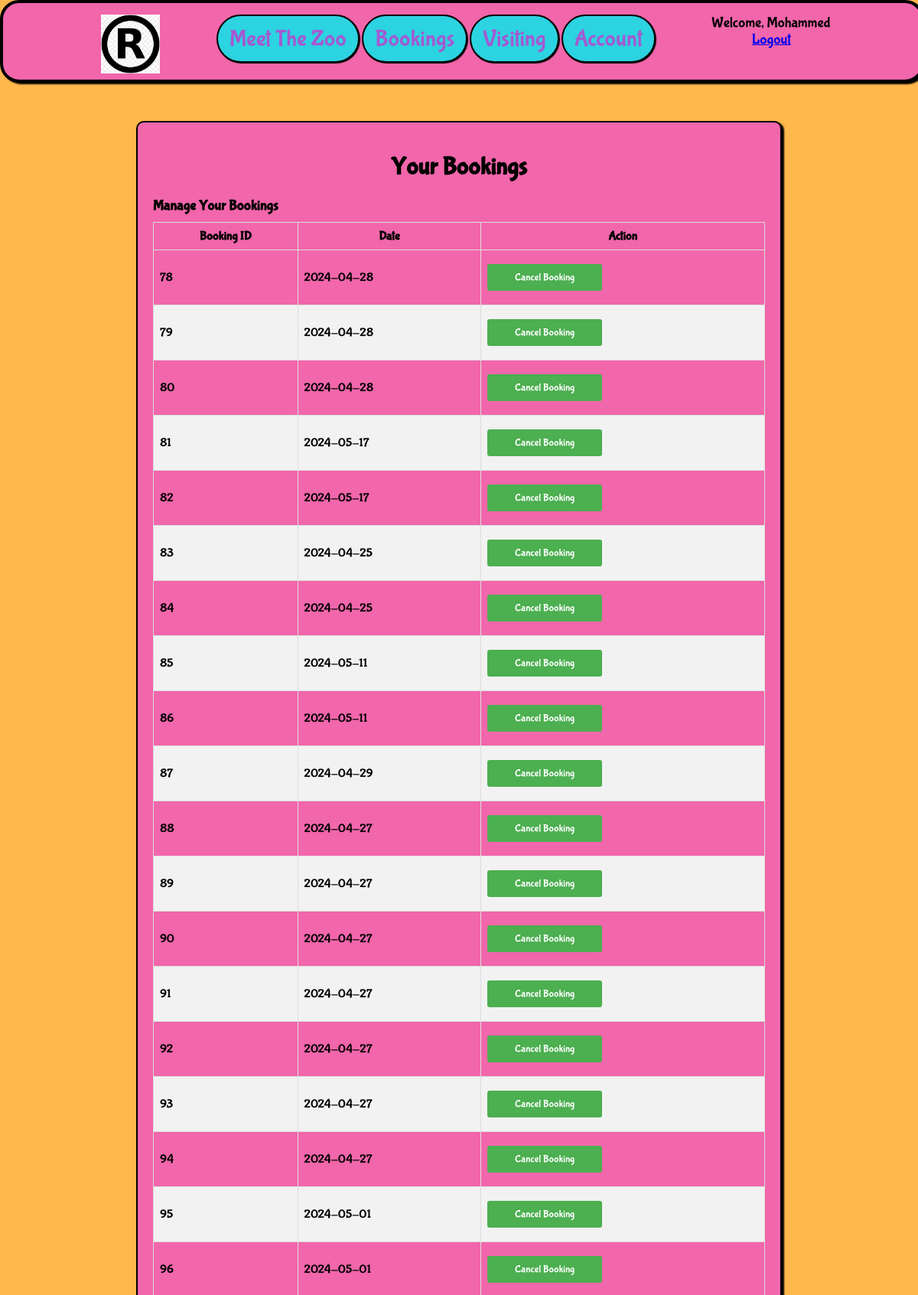
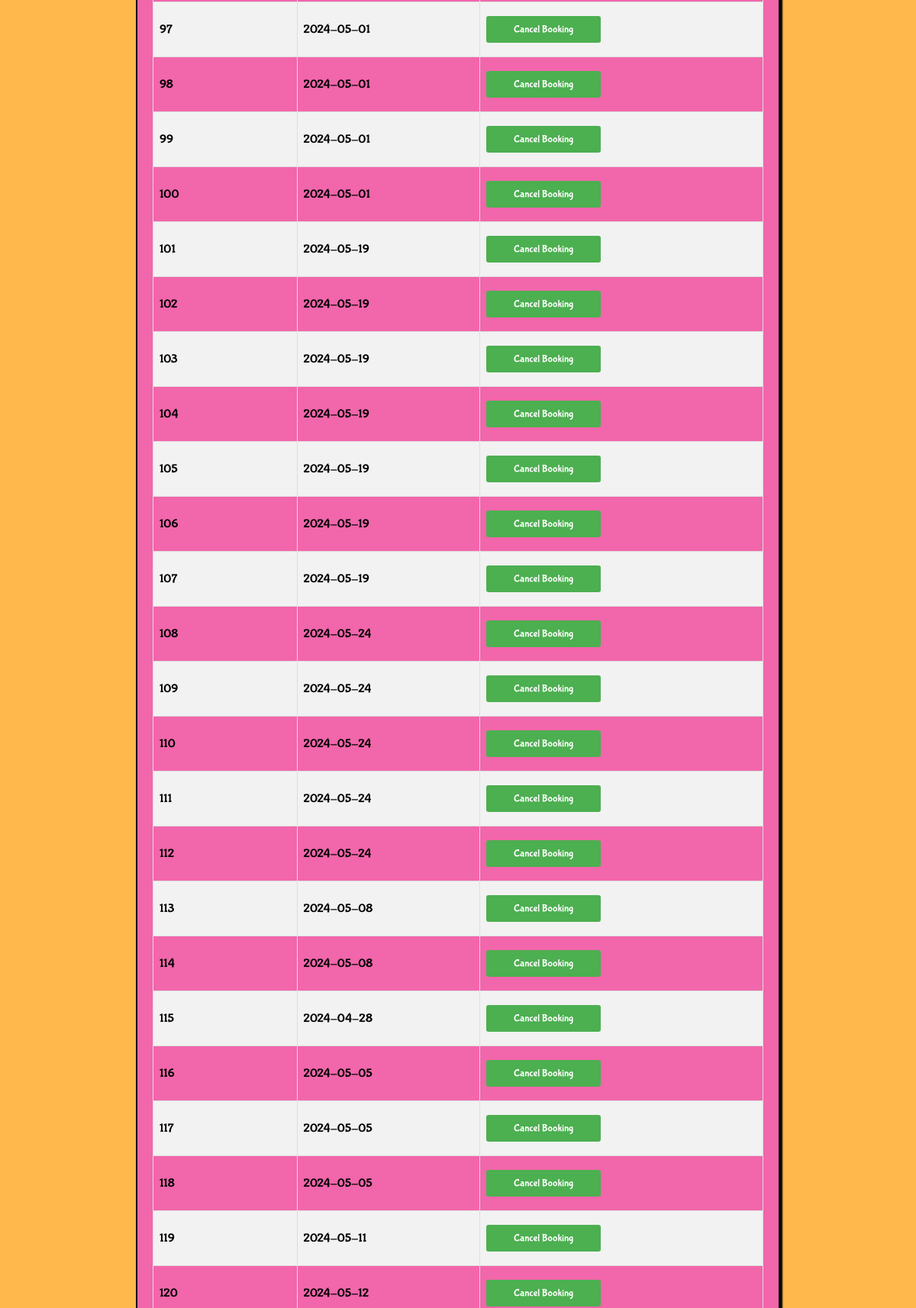
Page /manage_bookings (signed in, upper part) on the committed database (2 pictures, top to bottom).
### tables this page shows
CREATE TABLE users(id INTEGER PRIMARY KEY AUTOINCREMENT,email TEXT, password TEXT, firstname TEXT, lastname TEXT, address TEXT, user_points INTEGER DEFAULT 0);

CREATE TABLE zoobookings (
        bookingID INTEGER PRIMARY KEY AUTOINCREMENT,
        userID INTEGER NOT NULL,
        dateID INTEGER NOT NULL,
        FOREIGN KEY (userID) REFERENCES users(id),   
        FOREIGN KEY (dateID) REFERENCES availablezoo(Date) 
        CONSTRAINT fk_user_exists FOREIGN KEY (userID) REFERENCES users(id) ON DELETE CASCADE  
    );

### app.py (the view, shortened to what this page needs)
@app.route('/manage_bookings', methods=['GET', 'POST'])
@login_required
def manage_bookings():
    if request.method == 'GET':
        conn = sqlite3.connect("zoo.db")
        cur = conn.cursor() #Standard db stuff to connect to zoo db
        cur.execute("SELECT * FROM zoobookings WHERE userID = ?", (current_user.id,)) # userID = current user id from class
        bookings = cur.fetchall() # bookings varialbe = everything retrieved
        conn.close()
        return render_template('manage_bookings.html', bookings=bookings) # returns bookings to html

### app.py (called while the page is built)
@login_manager.user_loader
def load_user(id):
    conn = sqlite3.connect('zoo.db')
    curs = conn.cursor()
    curs.execute("SELECT * from users where id=(?)",[id]) #Connects to database corresnponding to userID
    liUser = curs.fetchone()
    if liUser is None:
        return None  #returns none if no user exists
    else:
        return User(int(liUser[0]), liUser[1], liUser[2], liUser[3], liUser[4], liUser[5], liUser[6])

### templates/manage_bookings.html (shortened to what this page needs)
{% extends "base.html" %}
{% block content %}
<div class="container-left">
    <h1>Your Bookings</h1>
    <div class="bookings">
        <h3>Manage Your Bookings</h3>
        {% if bookings %}
            <table>
                <thead>
                    <tr>
                        <th>Booking ID</th>
                        <th>Date</th>
                        <th>Action</th>
                    </tr>
                </thead>
                <tbody>
                    {% for booking in bookings %}
                        <tr>
                            <td>{{ booking[0] }}</td>
                            <td>{{ booking[2] }}</td>
                            <td>
                                <form action="/manage_bookings" method="POST">
                                    <button type="submit" class="button red">Cancel Booking</button>
                                </form>
                            </td>
                        </tr>
                    {% endfor %}
                </tbody>
            </table>
        {% else %}
            <p>You don't have any bookings yet</p>
        {% endif %}
    </div>
</div>
{% endblock %}

### templates/base.html (shortened to what this page needs)
<!DOCTYPE html>
<html lang="en">
<head>
    <link id="pageStyle" rel="stylesheet" href="{{ url_for('static', filename='styles/one.css') }}">
</head>
<body>
    <div class="navbar">
        <li>
            <a class="Logo" href="/"><img class="Navbar-Logo" src="{{ url_for('static', filename='images/RZA Logo.png') }}" alt="Navbar Logo"></a>
            <a id="nbcontent" href="meetthezoo">Meet The Zoo</a>
            <a id="nbcontent" href="bookings">Bookings</a>
            <a id="nbcontent" href="visiting">Visiting</a>
            <a id="nbcontent" href="account">Account</a>
            <div class="user-info">
                {% if current_user.is_authenticated %}
                    <span class="welcome-message">Welcome, {{ current_user.firstname }}</span>
                    <br><a id="logout" href="logout">Logout</a>
                {% endif %}
            </div>
        </li>
    </div>
    {% block content %}
    {% endblock %}
</body>
</html>

### static/styles/one.css (style rules this page uses)
body { margin:0px; background-color: #FFB84C; font-family: system-ui, -apple-system, BlinkMacSystemFont, 'Segoe UI', Roboto, Oxygen, Ubuntu, Cantarell, 'Open Sans', 'Helvetica Neue', sans-serif; }
.navbar { background-color: #f266ab; text-align: center; text-decoration: none; border: 4px solid black; border-radius: 25px; height: 100px; display: flex; width: 100%; box-shadow: 3px 2px 2px black; display: inline-block; margin: 0 auto; justify-content: center; z-index: 1000; }
.navbar li { display: inline-block; text-decoration: none; list-style: none; text-align: center !important; padding-top: 10px!important; margin:0 20px; height:auto; width: auto; display: inline-block; margin: 0 auto; justify-content: center; margin-top: 5px; font: DK Brush; z-index: 1000; font-family: DK Brush; }
#nbcontent { text-decoration: none; color: #a459d1; background-color: #2CD3E1; font-size: 30px; border: 2px solid black; border-radius: 40px; text-align: center; padding: 12px 15px; transition: ease-in-out 0.3s; overflow: hidden; z-index: 1000; height: auto; width: auto; box-shadow: 1px 1px 1px black; display: inline-block; margin: 0 auto; justify-content: center; }
.navbar { min-height: fit-content; }
.Navbar-Logo { height: auto; width: 8%; max-width: 10%; float: left; padding-left: 10px; }
.user-info { float: right; font-size: larger; }

### templates/manage_bookings.html (style rules this page uses)
body { font-family: DK Brush; background-color: #FFB84C; margin: 0; padding: 0; }
h1 { text-align: center; margin-top: 20px; font-family: DK Brush; }
.container-left { max-width: 800px; margin: 50px auto; background: #fff; padding: 20px; border-radius: 5px; box-shadow: 0px 0px 10px 0px rgba(0, 0, 0, 0.1); font-family: DK Brush; border: 2px solid black; border-radius: 10px; background-color: #f266ab; box-shadow: 3px 2px 2px black; padding-bottom: 135px; }
table { width: 100%; border-collapse: collapse; font-family: DK Brush; }
table td, table th { border: 1px solid #ddd; padding: 8px; }
table tr:nth-child(even) { background-color: #f2f2f2; }
.button { background-color: #4CAF50; color: white; padding: 10px 20px; border: none; border-radius: 3px; cursor: pointer; font-family: DK Brush; width: 150px; margin-top: 10px; margin-bottom: 10px; text-decoration: none; text-align: center; display: inline-block; }
.bookings { margin-top: 20px; font-family: DK Brush; }
.bookings h3 { margin-bottom: 10px; }

### rows in the picture
users: firstname "Mohammed"
zoobookings: bookingID "78", dateID "2024-04-28"
zoobookings: bookingID "79", dateID "2024-04-28"
zoobookings: bookingID "80", dateID "2024-04-28"
zoobookings: bookingID "81", dateID "2024-05-17"
zoobookings: bookingID "82", dateID "2024-05-17"
zoobookings: bookingID "83", dateID "2024-04-25"
zoobookings: bookingID "84", dateID "2024-04-25"
zoobookings: bookingID "85", dateID "2024-05-11"
zoobookings: bookingID "86", dateID "2024-05-11"
zoobookings: bookingID "87", dateID "2024-04-29"
zoobookings: bookingID "88", dateID "2024-04-27"
zoobookings: bookingID "89", dateID "2024-04-27"
zoobookings: bookingID "90", dateID "2024-04-27"
zoobookings: bookingID "91", dateID "2024-04-27"
zoobookings: bookingID "92", dateID "2024-04-27"
zoobookings: bookingID "93", dateID "2024-04-27"
zoobookings: bookingID "94", dateID "2024-04-27"
zoobookings: bookingID "95", dateID "2024-05-01"
zoobookings: bookingID "96", dateID "2024-05-01"
zoobookings: bookingID "97", dateID "2024-05-01"
zoobookings: bookingID "98", dateID "2024-05-01"
zoobookings: bookingID "99", dateID "2024-05-01"
zoobookings: bookingID "100", dateID "2024-05-01"
zoobookings: bookingID "101", dateID "2024-05-19"
zoobookings: bookingID "102", dateID "2024-05-19"
zoobookings: bookingID "103", dateID "2024-05-19"
zoobookings: bookingID "104", dateID "2024-05-19"
zoobookings: bookingID "105", dateID "2024-05-19"
zoobookings: bookingID "106", dateID "2024-05-19"
zoobookings: bookingID "107", dateID "2024-05-19"
zoobookings: bookingID "108", dateID "2024-05-24"
zoobookings: bookingID "109", dateID "2024-05-24"
zoobookings: bookingID "110", dateID "2024-05-24"
zoobookings: bookingID "111", dateID "2024-05-24"
zoobookings: bookingID "112", dateID "2024-05-24"
zoobookings: bookingID "113", dateID "2024-05-08"
zoobookings: bookingID "114", dateID "2024-05-08"
zoobookings: bookingID "115", dateID "2024-04-28"
zoobookings: bookingID "116", dateID "2024-05-05"
zoobookings: bookingID "117", dateID "2024-05-05"
zoobookings: bookingID "118", dateID "2024-05-05"
zoobookings: bookingID "119", dateID "2024-05-11"
zoobookings: bookingID "120", dateID "2024-05-12"
